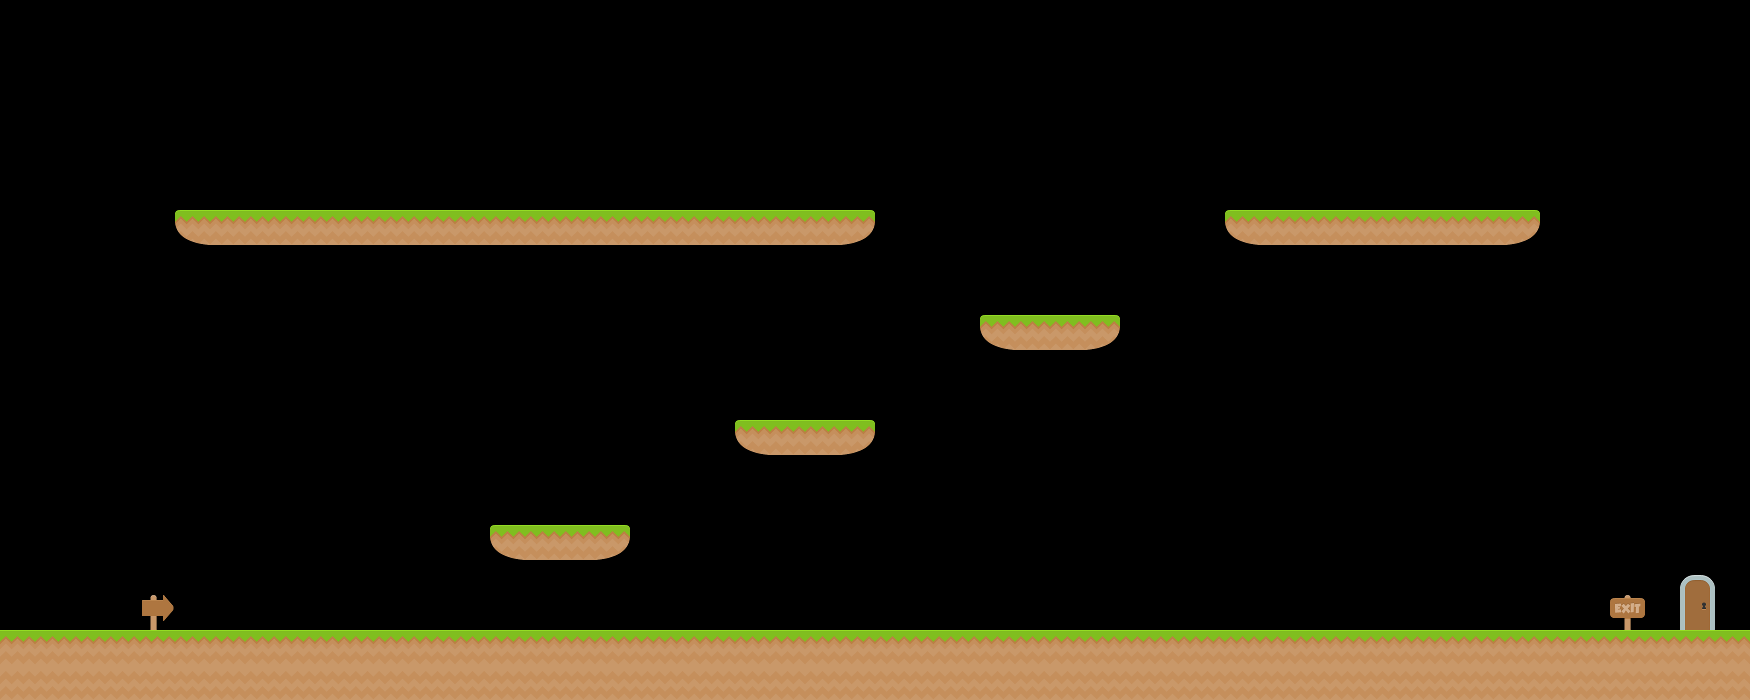

The image is a tile-based game level rendered from a .tmx file. Its description and complete source (layers, tilesets, objects, tile grids) follow:
An orthogonal 50x20 tile map with 35x35 px tiles, 3 tile layers (GroundLayer, BackgroundLayer, ItemLayer).

<map version="1.0" orientation="orthogonal" renderorder="right-down" width="50" height="20" tilewidth="35" tileheight="35" nextobjectid="1">
 <tileset firstgid="1" name="tiles" tilewidth="35" tileheight="35" spacing="1" tilecount="156">
  <image source="tiles_spritesheet_sm.png" width="457" height="468" />
 </tileset>
 <layer name="GroundLayer" width="50" height="20">
  <data encoding="csv">
0,0,0,0,0,0,0,0,0,0,0,0,0,0,0,0,0,0,0,0,0,0,0,0,0,0,0,0,0,0,0,0,0,0,0,0,0,0,0,0,0,0,0,0,0,0,0,0,0,0,
0,0,0,0,0,0,0,0,0,0,0,0,0,0,0,0,0,0,0,0,0,0,0,0,0,0,0,0,0,0,0,0,0,0,0,0,0,0,0,0,0,0,0,0,0,0,0,0,0,0,
0,0,0,0,0,0,0,0,0,0,0,0,0,0,0,0,0,0,0,0,0,0,0,0,0,0,0,0,0,0,0,0,0,0,0,0,0,0,0,0,0,0,0,0,0,0,0,0,0,0,
0,0,0,0,0,0,0,0,0,0,0,0,0,0,0,0,0,0,0,0,0,0,0,0,0,0,0,0,0,0,0,0,0,0,0,0,0,0,0,0,0,0,0,0,0,0,0,0,0,0,
0,0,0,0,0,0,0,0,0,0,0,0,0,0,0,0,0,0,0,0,0,0,0,0,0,0,0,0,0,0,0,0,0,0,0,0,0,0,0,0,0,0,0,0,0,0,0,0,0,0,
0,0,0,0,0,0,0,0,0,0,0,0,0,0,0,0,0,0,0,0,0,0,0,0,0,0,0,0,0,0,0,0,0,0,0,0,0,0,0,0,0,0,0,0,0,0,0,0,0,0,
0,0,0,0,0,129,104,104,104,104,104,104,104,104,104,104,104,104,104,104,104,104,104,104,105,0,0,0,0,0,0,0,0,0,0,129,104,104,104,104,104,104,104,105,0,0,0,0,0,0,
0,0,0,0,0,0,0,0,0,0,0,0,0,0,0,0,0,0,0,0,0,0,0,0,0,0,0,0,0,0,0,0,0,0,0,0,0,0,0,0,0,0,0,0,0,0,0,0,0,0,
0,0,0,0,0,0,0,0,0,0,0,0,0,0,0,0,0,0,0,0,0,0,0,0,0,0,0,0,0,0,0,0,0,0,0,0,0,0,0,0,0,0,0,0,0,0,0,0,0,0,
0,0,0,0,0,0,0,0,0,0,0,0,0,0,0,0,0,0,0,0,0,0,0,0,0,0,0,0,129,104,104,105,0,0,0,0,0,0,0,0,0,0,0,0,0,0,0,0,0,0,
0,0,0,0,0,0,0,0,0,0,0,0,0,0,0,0,0,0,0,0,0,0,0,0,0,0,0,0,0,0,0,0,0,0,0,0,0,0,0,0,0,0,0,0,0,0,0,0,0,0,
0,0,0,0,0,0,0,0,0,0,0,0,0,0,0,0,0,0,0,0,0,0,0,0,0,0,0,0,0,0,0,0,0,0,0,0,0,0,0,0,0,0,0,0,0,0,0,0,0,0,
0,0,0,0,0,0,0,0,0,0,0,0,0,0,0,0,0,0,0,0,0,129,104,104,105,0,0,0,0,0,0,0,0,0,0,0,0,0,0,0,0,0,0,0,0,0,0,0,0,0,
0,0,0,0,0,0,0,0,0,0,0,0,0,0,0,0,0,0,0,0,0,0,0,0,0,0,0,0,0,0,0,0,0,0,0,0,0,0,0,0,0,0,0,0,0,0,0,0,0,0,
0,0,0,0,0,0,0,0,0,0,0,0,0,0,0,0,0,0,0,0,0,0,0,0,0,0,0,0,0,0,0,0,0,0,0,0,0,0,0,0,0,0,0,0,0,0,0,0,0,0,
0,0,0,0,0,0,0,0,0,0,0,0,0,0,129,104,104,105,0,0,0,0,0,0,0,0,0,0,0,0,0,0,0,0,0,0,0,0,0,0,0,0,0,0,0,0,0,0,0,0,
0,0,0,0,0,0,0,0,0,0,0,0,0,0,0,0,0,0,0,0,0,0,0,0,0,0,0,0,0,0,0,0,0,0,0,0,0,0,0,0,0,0,0,0,0,0,0,0,0,0,
0,0,0,0,0,0,0,0,0,0,0,0,0,0,0,0,0,0,0,0,0,0,0,0,0,0,0,0,0,0,0,0,0,0,0,0,0,0,0,0,0,0,0,0,0,0,0,0,0,0,
104,104,104,104,104,104,104,104,104,104,104,104,104,104,104,104,104,104,104,104,104,104,104,104,104,104,104,104,104,104,104,104,104,104,104,104,104,104,104,104,104,104,104,104,104,104,104,104,104,104,
153,153,153,153,153,153,153,153,153,153,153,153,153,153,153,153,153,153,153,153,153,153,153,153,153,153,153,153,153,153,153,153,153,153,153,153,153,153,153,153,153,153,153,153,153,153,153,153,153,153
</data>
 </layer>
 <layer name="BackgroundLayer" width="50" height="20">
  <data encoding="csv">
0,0,0,0,0,0,0,0,0,0,0,0,0,0,0,0,0,0,0,0,0,0,0,0,0,0,0,0,0,0,0,0,0,0,0,0,0,0,0,0,0,0,0,0,0,0,0,0,0,0,
0,0,0,0,0,0,0,0,0,0,0,0,0,0,0,0,0,0,0,0,0,0,0,0,0,0,0,0,0,0,0,0,0,0,0,0,0,0,0,0,0,0,0,0,0,0,0,0,0,0,
0,0,0,0,0,0,0,0,0,0,0,0,0,0,0,0,0,0,0,0,0,0,0,0,0,0,0,0,0,0,0,0,0,0,0,0,0,0,0,0,0,0,0,0,0,0,0,0,0,0,
0,0,0,0,0,0,0,0,0,0,0,0,0,0,0,0,0,0,0,0,0,0,0,0,0,0,0,0,0,0,0,0,0,0,0,0,0,0,0,0,0,0,0,0,0,0,0,0,0,0,
0,0,0,0,0,0,0,0,0,0,0,0,0,0,0,0,0,0,0,0,0,0,0,0,0,0,0,0,0,0,0,0,0,0,0,0,0,0,0,0,0,0,0,0,0,0,0,0,0,0,
0,0,0,0,0,0,0,0,0,0,0,0,0,0,0,0,0,0,0,0,0,0,0,0,0,0,0,0,0,0,0,0,0,0,0,0,0,0,0,0,0,0,0,0,0,0,0,0,0,0,
0,0,0,0,0,0,0,0,0,0,0,0,0,0,0,0,0,0,0,0,0,0,0,0,0,0,0,0,0,0,0,0,0,0,0,0,0,0,0,0,0,0,0,0,0,0,0,0,0,0,
0,0,0,0,0,0,0,0,0,0,0,0,0,0,0,0,0,0,0,0,0,0,0,0,0,0,0,0,0,0,0,0,0,0,0,0,0,0,0,0,0,0,0,0,0,0,0,0,0,0,
0,0,0,0,0,0,0,0,0,0,0,0,0,0,0,0,0,0,0,0,0,0,0,0,0,0,0,0,0,0,0,0,0,0,0,0,0,0,0,0,0,0,0,0,0,0,0,0,0,0,
0,0,0,0,0,0,0,0,0,0,0,0,0,0,0,0,0,0,0,0,0,0,0,0,0,0,0,0,0,0,0,0,0,0,0,0,0,0,0,0,0,0,0,0,0,0,0,0,0,0,
0,0,0,0,0,0,0,0,0,0,0,0,0,0,0,0,0,0,0,0,0,0,0,0,0,0,0,0,0,0,0,0,0,0,0,0,0,0,0,0,0,0,0,0,0,0,0,0,0,0,
0,0,0,0,0,0,0,0,0,0,0,0,0,0,0,0,0,0,0,0,0,0,0,0,0,0,0,0,0,0,0,0,0,0,0,0,0,0,0,0,0,0,0,0,0,0,0,0,0,0,
0,0,0,0,0,0,0,0,0,0,0,0,0,0,0,0,0,0,0,0,0,0,0,0,0,0,0,0,0,0,0,0,0,0,0,0,0,0,0,0,0,0,0,0,0,0,0,0,0,0,
0,0,0,0,0,0,0,0,0,0,0,0,0,0,0,0,0,0,0,0,0,0,0,0,0,0,0,0,0,0,0,0,0,0,0,0,0,0,0,0,0,0,0,0,0,0,0,0,0,0,
0,0,0,0,0,0,0,0,0,0,0,0,0,0,0,0,0,0,0,0,0,0,0,0,0,0,0,0,0,0,0,0,0,0,0,0,0,0,0,0,0,0,0,0,0,0,0,0,0,0,
0,0,0,0,0,0,0,0,0,0,0,0,0,0,0,0,0,0,0,0,0,0,0,0,0,0,0,0,0,0,0,0,0,0,0,0,0,0,0,0,0,0,0,0,0,0,0,0,0,0,
0,0,0,0,0,0,0,0,0,0,0,0,0,0,0,0,0,0,0,0,0,0,0,0,0,0,0,0,0,0,0,0,0,0,0,0,0,0,0,0,0,0,0,0,0,0,0,0,70,0,
0,0,0,0,41,0,0,0,0,0,0,0,0,0,0,0,0,0,0,0,0,0,0,0,0,0,0,0,0,0,0,0,0,0,0,0,0,0,0,0,0,0,0,0,0,0,65,0,82,0,
0,0,0,0,0,0,0,0,0,0,0,0,0,0,0,0,0,0,0,0,0,0,0,0,0,0,0,0,0,0,0,0,0,0,0,0,0,0,0,0,0,0,0,0,0,0,0,0,0,0,
0,0,0,0,0,0,0,0,0,0,0,0,0,0,0,0,0,0,0,0,0,0,0,0,0,0,0,0,0,0,0,0,0,0,0,0,0,0,0,0,0,0,0,0,0,0,0,0,0,0
</data>
 </layer>
 <layer name="ItemLayer" width="50" height="20">
  <data encoding="csv">
0,0,0,0,0,0,0,0,0,0,0,0,0,0,0,0,0,0,0,0,0,0,0,0,0,0,0,0,0,0,0,0,0,0,0,0,0,0,0,0,0,0,0,0,0,0,0,0,0,0,
0,0,0,0,0,0,0,0,0,0,0,0,0,0,0,0,0,0,0,0,0,0,0,0,0,0,0,0,0,0,0,0,0,0,0,0,0,0,0,0,0,0,0,0,0,0,0,0,0,0,
0,0,0,0,0,0,0,0,0,0,0,0,0,0,0,0,0,0,0,0,0,0,0,0,0,0,0,0,0,0,0,0,0,0,0,0,0,0,0,0,0,0,0,0,0,0,0,0,0,0,
0,0,0,0,0,0,0,0,0,0,0,0,0,0,0,0,0,0,0,0,0,0,0,0,0,0,0,0,0,0,0,0,0,0,0,0,0,0,0,0,0,0,0,0,0,0,0,0,0,0,
0,0,0,0,0,0,0,0,0,0,0,0,0,0,0,0,0,0,0,0,0,0,0,0,0,0,0,0,0,0,0,0,0,0,0,0,0,0,0,0,0,0,0,0,0,0,0,0,0,0,
0,0,0,0,0,0,0,0,0,0,0,0,0,0,0,0,0,0,0,0,0,0,0,0,0,0,0,0,0,0,0,0,0,0,0,0,0,0,0,0,0,0,0,0,0,0,0,0,0,0,
0,0,0,0,0,0,0,0,0,0,0,0,0,0,0,0,0,0,0,0,0,0,0,0,0,0,0,0,0,0,0,0,0,0,0,0,0,0,0,0,0,0,0,0,0,0,0,0,0,0,
0,0,0,0,0,0,0,0,0,0,0,0,0,0,0,0,0,0,0,0,0,0,0,0,0,0,0,0,0,0,0,0,0,0,0,0,0,0,0,0,0,0,0,0,0,0,0,0,0,0,
0,0,0,0,0,0,0,0,0,0,0,0,0,0,0,0,0,0,0,0,0,0,0,0,0,0,0,0,0,0,0,0,0,0,0,0,0,0,0,0,0,0,0,0,0,0,0,0,0,0,
0,0,0,0,0,0,0,0,0,0,0,0,0,0,0,0,0,0,0,0,0,0,0,0,0,0,0,0,0,0,0,0,0,0,0,0,0,0,0,0,0,0,0,0,0,0,0,0,0,0,
0,0,0,0,0,0,0,0,0,0,0,0,0,0,0,0,0,0,0,0,0,0,0,0,0,0,0,0,0,0,0,0,0,0,0,0,0,0,0,0,0,0,0,0,0,0,0,0,0,0,
0,0,0,0,0,0,0,0,0,0,0,0,0,0,0,0,0,0,0,0,0,0,0,0,0,0,0,0,0,0,0,0,0,0,0,0,0,0,0,0,0,0,0,0,0,0,0,0,0,0,
0,0,0,0,0,0,0,0,0,0,0,0,0,0,0,0,0,0,0,0,0,0,0,0,0,0,0,0,0,0,0,0,0,0,0,0,0,0,0,0,0,0,0,0,0,0,0,0,0,0,
0,0,0,0,0,0,0,0,0,0,0,0,0,0,0,0,0,0,0,0,0,0,0,0,0,0,0,0,0,0,0,0,0,0,0,0,0,0,0,0,0,0,0,0,0,0,0,0,0,0,
0,0,0,0,0,0,0,0,0,0,0,0,0,0,0,0,0,0,0,0,0,0,0,0,0,0,0,0,0,0,0,0,0,0,0,0,0,0,0,0,0,0,0,0,0,0,0,0,0,0,
0,0,0,0,0,0,0,0,0,0,0,0,0,0,0,0,0,0,0,0,0,0,0,0,0,0,0,0,0,0,0,0,0,0,0,0,0,0,0,0,0,0,0,0,0,0,0,0,0,0,
0,0,0,0,0,0,0,0,0,0,0,0,0,0,0,0,0,0,0,0,0,0,0,0,0,0,0,0,0,0,0,0,0,0,0,0,0,0,0,0,0,0,0,0,0,0,0,0,0,0,
0,0,0,0,0,0,0,0,0,0,0,0,0,0,0,0,0,0,0,0,0,0,0,0,0,0,0,0,0,0,0,0,0,0,0,0,0,0,0,0,0,0,0,0,0,0,0,0,0,0,
0,0,0,0,0,0,0,0,0,0,0,0,0,0,0,0,0,0,0,0,0,0,0,0,0,0,0,0,0,0,0,0,0,0,0,0,0,0,0,0,0,0,0,0,0,0,0,0,0,0,
0,0,0,0,0,0,0,0,0,0,0,0,0,0,0,0,0,0,0,0,0,0,0,0,0,0,0,0,0,0,0,0,0,0,0,0,0,0,0,0,0,0,0,0,0,0,0,0,0,0
</data>
 </layer>
 <objectgroup name="ObjectLayer" />
</map>